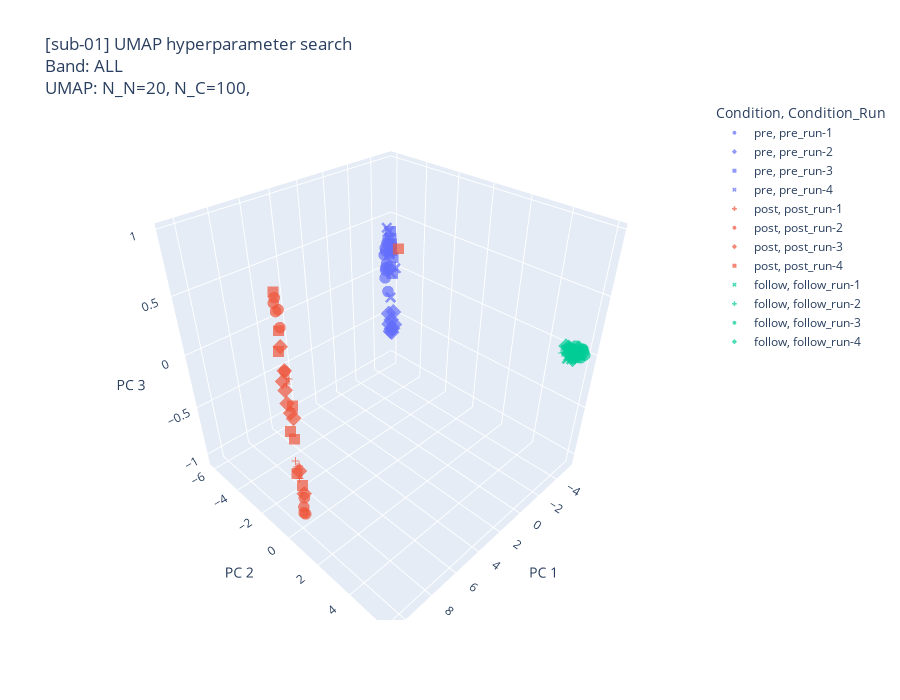

The notebook cell saved with this chart:
### Code cell
run_hyperparameter_search(
    TARGET_SUBJECT_ID,
    PSD_DATA_DIR,
    CONDITIONS,
    TARGET_FREQ_BAND,
    umap_param_grid,
)

### Figure 1 — Plotly figure (JSON) as saved in the notebook; plotly's stock layout.template omitted (floating-point values rounded to 4 significant figures)
{"data": [{"customdata": [["pre", "run-1"], ["pre", "run-1"], ["pre", "run-1"], ["pre", "run-1"], ["pre", "run-1"], ["pre", "run-1"], ["pre", "run-1"], ["pre", "run-1"], ["pre", "run-1"], ["pre", "run-1"]], "hovertemplate": "Condition=%{customdata[0]}<br>Condition_Run=pre_run-1<br>PC 1=%{x}<br>PC 2=%{y}<br>PC 3=%{z}<br>Run=%{customdata[1]}<extra></extra>", "legendgroup": "pre, pre_run-1", "marker": {"color": "#636efa", "opacity": 0.7, "size": 4, "symbol": "circle"}, "mode": "markers", "name": "pre, pre_run-1", "scene": "scene", "showlegend": true, "type": "scatter3d", "x": [-4.611, -4.627, -4.565, -4.698, -4.655, -4.579, -4.688, -4.698, -4.66, -4.573], "y": [-5.896, -5.911, -5.698, -5.868, -5.932, -5.928, -5.884, -6.003, -6.045, -5.646], "z": [0.2049, 0.009034, -0.1947, 0.2809, 0.03301, -0.06737, 0.07593, 0.2225, 0.1534, 0.0302]}, {"customdata": [["pre", "run-2"], ["pre", "run-2"], ["pre", "run-2"], ["pre", "run-2"], ["pre", "run-2"], ["pre", "run-2"], ["pre", "run-2"], ["pre", "run-2"], ["pre", "run-2"]], "hovertemplate": "Condition=%{customdata[0]}<br>Condition_Run=pre_run-2<br>PC 1=%{x}<br>PC 2=%{y}<br>PC 3=%{z}<br>Run=%{customdata[1]}<extra></extra>", "legendgroup": "pre, pre_run-2", "marker": {"color": "#636efa", "opacity": 0.7, "size": 4, "symbol": "diamond"}, "mode": "markers", "name": "pre, pre_run-2", "scene": "scene", "showlegend": true, "type": "scatter3d", "x": [-4.494, -4.408, -4.412, -4.444, -4.391, -4.468, -4.425, -4.476, -4.457], "y": [-5.376, -5.331, -5.492, -5.299, -5.061, -5.196, -5.201, -5.571, -5.419], "z": [-0.5741, -0.4685, -0.5284, -0.6083, -0.4995, -0.373, -0.5539, -0.4184, -0.6065]}, {"customdata": [["pre", "run-3"], ["pre", "run-3"], ["pre", "run-3"], ["pre", "run-3"], ["pre", "run-3"], ["pre", "run-3"], ["pre", "run-3"], ["pre", "run-3"], ["pre", "run-3"], ["pre", "run-3"]], "hovertemplate": "Condition=%{customdata[0]}<br>Condition_Run=pre_run-3<br>PC 1=%{x}<br>PC 2=%{y}<br>PC 3=%{z}<br>Run=%{customdata[1]}<extra></extra>", "legendgroup": "pre, pre_run-3", "marker": {"color": "#636efa", "opacity": 0.7, "size": 4, "symbol": "square"}, "mode": "markers", "name": "pre, pre_run-3", "scene": "scene", "showlegend": true, "type": "scatter3d", "x": [-4.442, -4.494, -4.52, -4.583, -4.512, -4.605, -4.651, -4.558, -4.591, -4.68], "y": [-5.391, -5.268, -5.658, -5.378, -5.373, -5.606, -5.51, -5.483, -5.457, -5.561], "z": [0.08485, 0.1819, 0.3251, 0.01276, 0.2702, 0.2002, 0.2923, 0.4169, 0.2355, 0.3395]}, {"customdata": [["pre", "run-4"], ["pre", "run-4"], ["pre", "run-4"], ["pre", "run-4"], ["pre", "run-4"], ["pre", "run-4"], ["pre", "run-4"], ["pre", "run-4"], ["pre", "run-4"]], "hovertemplate": "Condition=%{customdata[0]}<br>Condition_Run=pre_run-4<br>PC 1=%{x}<br>PC 2=%{y}<br>PC 3=%{z}<br>Run=%{customdata[1]}<extra></extra>", "legendgroup": "pre, pre_run-4", "marker": {"color": "#636efa", "opacity": 0.7, "size": 4, "symbol": "x"}, "mode": "markers", "name": "pre, pre_run-4", "scene": "scene", "showlegend": true, "type": "scatter3d", "x": [-4.446, -4.45, -4.393, -4.52, -4.602, -4.535, -4.483, -4.649, -4.675], "y": [-5.449, -5.406, -5.431, -5.417, -5.634, -5.529, -5.063, -5.675, -5.852], "z": [0.2303, -0.2322, 0.211, 0.01616, 0.3482, 0.2984, 0.08723, 0.4016, 0.4246]}, {"customdata": [["post", "run-1"], ["post", "run-1"], ["post", "run-1"], ["post", "run-1"], ["post", "run-1"], ["post", "run-1"], ["post", "run-1"], ["post", "run-1"], ["post", "run-1"], ["post", "run-1"]], "hovertemplate": "Condition=%{customdata[0]}<br>Condition_Run=post_run-1<br>PC 1=%{x}<br>PC 2=%{y}<br>PC 3=%{z}<br>Run=%{customdata[1]}<extra></extra>", "legendgroup": "post, post_run-1", "marker": {"color": "#EF553B", "opacity": 0.7, "size": 4, "symbol": "cross"}, "mode": "markers", "name": "post, post_run-1", "scene": "scene", "showlegend": true, "type": "scatter3d", "x": [9.994, 9.453, 10.32, 9.87, 10.18, 10.21, 10.27, 9.747, 9.958, 9.839], "y": [0.04244, -0.2302, 0.4906, 0.08892, 0.4495, 0.409, 0.375, -0.05022, 0.05279, -0.01581], "z": [-0.4139, -1.058, 0.3589, -0.4688, 0.343, 0.1074, 0.304, -0.7673, -0.4744, -0.6074]}, {"customdata": [["post", "run-2"], ["post", "run-2"], ["post", "run-2"], ["post", "run-2"], ["post", "run-2"], ["post", "run-2"], ["post", "run-2"], ["post", "run-2"], ["post", "run-2"], ["post", "run-2"]], "hovertemplate": "Condition=%{customdata[0]}<br>Condition_Run=post_run-2<br>PC 1=%{x}<br>PC 2=%{y}<br>PC 3=%{z}<br>Run=%{customdata[1]}<extra></extra>", "legendgroup": "post, post_run-2", "marker": {"color": "#EF553B", "opacity": 0.7, "size": 4, "symbol": "circle"}, "mode": "markers", "name": "post, post_run-2", "scene": "scene", "showlegend": true, "type": "scatter3d", "x": [9.769, 10.27, 10.39, 9.743, 10.53, 10.36, 9.619, 9.605, 10.5, 10.49], "y": [0.09862, 0.3487, 0.522, -0.09135, 0.5623, 0.5074, -0.1166, -0.2077, 0.5007, 0.426], "z": [-0.8, 0.3981, 0.7332, -0.9878, 0.9396, 0.8501, -1.019, -0.9557, 0.8445, 0.8934]}, {"customdata": [["post", "run-3"], ["post", "run-3"], ["post", "run-3"], ["post", "run-3"], ["post", "run-3"], ["post", "run-3"], ["post", "run-3"], ["post", "run-3"], ["post", "run-3"]], "hovertemplate": "Condition=%{customdata[0]}<br>Condition_Run=post_run-3<br>PC 1=%{x}<br>PC 2=%{y}<br>PC 3=%{z}<br>Run=%{customdata[1]}<extra></extra>", "legendgroup": "post, post_run-3", "marker": {"color": "#EF553B", "opacity": 0.7, "size": 4, "symbol": "diamond"}, "mode": "markers", "name": "post, post_run-3", "scene": "scene", "showlegend": true, "type": "scatter3d", "x": [9.961, 10.32, 10.49, 10.38, 10.3, 10.15, 10.3, 10.18, 9.593], "y": [0.1825, 0.2873, 0.3861, 0.4556, 0.3008, 0.2696, 0.2781, 0.4686, -0.07274], "z": [-0.4987, 0.2501, 0.3413, 0.421, 0.577, 0.05198, 0.142, 0.02928, -0.7951]}, {"customdata": [["post", "run-4"], ["post", "run-4"], ["post", "run-4"], ["post", "run-4"], ["post", "run-4"], ["post", "run-4"], ["post", "run-4"], ["post", "run-4"], ["post", "run-4"]], "hovertemplate": "Condition=%{customdata[0]}<br>Condition_Run=post_run-4<br>PC 1=%{x}<br>PC 2=%{y}<br>PC 3=%{z}<br>Run=%{customdata[1]}<extra></extra>", "legendgroup": "post, post_run-4", "marker": {"color": "#EF553B", "opacity": 0.7, "size": 4, "symbol": "square"}, "mode": "markers", "name": "post, post_run-4", "scene": "scene", "showlegend": true, "type": "scatter3d", "x": [10.15, 10.16, 10.4, -4.435, 10.08, 10.54, 10.49, 9.944, 9.797], "y": [0.1136, 0.4654, 0.4207, -4.809, 0.2339, 0.5445, 0.3533, -0.02575, 0.1136], "z": [-0.1237, 0.1311, 0.7049, 0.294, -0.1846, 0.9758, 0.5583, -0.5513, -0.6685]}, {"customdata": [["follow", "run-1"], ["follow", "run-1"], ["follow", "run-1"], ["follow", "run-1"], ["follow", "run-1"], ["follow", "run-1"], ["follow", "run-1"], ["follow", "run-1"], ["follow", "run-1"], ["follow", "run-1"]], "hovertemplate": "Condition=%{customdata[0]}<br>Condition_Run=follow_run-1<br>PC 1=%{x}<br>PC 2=%{y}<br>PC 3=%{z}<br>Run=%{customdata[1]}<extra></extra>", "legendgroup": "follow, follow_run-1", "marker": {"color": "#00cc96", "opacity": 0.7, "size": 4, "symbol": "x"}, "mode": "markers", "name": "follow, follow_run-1", "scene": "scene", "showlegend": true, "type": "scatter3d", "x": [-5.284, -5.194, -5.105, -5.188, -5.184, -5.14, -5.11, -5.089, -5.178, -5.294], "y": [5.753, 5.438, 5.549, 5.235, 5.275, 5.566, 5.138, 5.307, 5.22, 5.423], "z": [-0.01097, -0.06834, 0.01047, -0.07997, 0.01638, -0.001895, -0.001646, -0.04362, 0.001842, 0.002401]}, {"customdata": [["follow", "run-2"], ["follow", "run-2"], ["follow", "run-2"], ["follow", "run-2"], ["follow", "run-2"], ["follow", "run-2"], ["follow", "run-2"], ["follow", "run-2"], ["follow", "run-2"], ["follow", "run-2"]], "hovertemplate": "Condition=%{customdata[0]}<br>Condition_Run=follow_run-2<br>PC 1=%{x}<br>PC 2=%{y}<br>PC 3=%{z}<br>Run=%{customdata[1]}<extra></extra>", "legendgroup": "follow, follow_run-2", "marker": {"color": "#00cc96", "opacity": 0.7, "size": 4, "symbol": "cross"}, "mode": "markers", "name": "follow, follow_run-2", "scene": "scene", "showlegend": true, "type": "scatter3d", "x": [-5.246, -5.163, -5.115, -5.152, -5.197, -5.2, -5.137, -5.104, -5.145, -5.355], "y": [5.608, 5.253, 5.224, 5.191, 5.226, 5.122, 5.015, 4.966, 5.043, 5.417], "z": [-0.05046, 0.004092, -0.04861, 0.03872, 0.03071, -0.04582, -0.01345, -0.04279, -0.02901, -0.02409]}, {"customdata": [["follow", "run-3"], ["follow", "run-3"], ["follow", "run-3"], ["follow", "run-3"], ["follow", "run-3"], ["follow", "run-3"], ["follow", "run-3"], ["follow", "run-3"], ["follow", "run-3"]], "hovertemplate": "Condition=%{customdata[0]}<br>Condition_Run=follow_run-3<br>PC 1=%{x}<br>PC 2=%{y}<br>PC 3=%{z}<br>Run=%{customdata[1]}<extra></extra>", "legendgroup": "follow, follow_run-3", "marker": {"color": "#00cc96", "opacity": 0.7, "size": 4, "symbol": "circle"}, "mode": "markers", "name": "follow, follow_run-3", "scene": "scene", "showlegend": true, "type": "scatter3d", "x": [-5.269, -5.133, -5.159, -5.219, -5.212, -5.291, -5.318, -5.199, -5.242], "y": [5.84, 5.547, 5.771, 5.836, 5.837, 5.972, 5.887, 5.5, 5.673], "z": [0.05126, 0.03098, 0.008583, -0.02259, 0.056, 0.008276, 0.02738, 0.05568, -0.03434]}, {"customdata": [["follow", "run-4"], ["follow", "run-4"], ["follow", "run-4"], ["follow", "run-4"], ["follow", "run-4"], ["follow", "run-4"], ["follow", "run-4"], ["follow", "run-4"], ["follow", "run-4"]], "hovertemplate": "Condition=%{customdata[0]}<br>Condition_Run=follow_run-4<br>PC 1=%{x}<br>PC 2=%{y}<br>PC 3=%{z}<br>Run=%{customdata[1]}<extra></extra>", "legendgroup": "follow, follow_run-4", "marker": {"color": "#00cc96", "opacity": 0.7, "size": 4, "symbol": "diamond"}, "mode": "markers", "name": "follow, follow_run-4", "scene": "scene", "showlegend": true, "type": "scatter3d", "x": [-5.105, -5.125, -5.263, -5.082, -5.185, -5.28, -5.112, -5.254, -5.181], "y": [5.487, 5.088, 5.457, 5.65, 5.667, 5.168, 5.31, 5.646, 5.466], "z": [-0.03679, 0.0283, -0.07214, 0.01473, 0.003529, 0.01366, 0.02307, 0.04844, 0.01516]}], "layout": {"height": 700, "legend": {"title": {"text": "Condition, Condition_Run"}, "tracegroupgap": 0}, "scene": {"domain": {"x": [0, 1], "y": [0, 1]}, "xaxis": {"title": {"text": "PC 1"}}, "yaxis": {"title": {"text": "PC 2"}}, "zaxis": {"title": {"text": "PC 3"}}}, "title": {"text": "[sub-01] UMAP hyperparameter search<br>Band: ALL<br>UMAP: N_N=20, N_C=100, <br>"}}}
